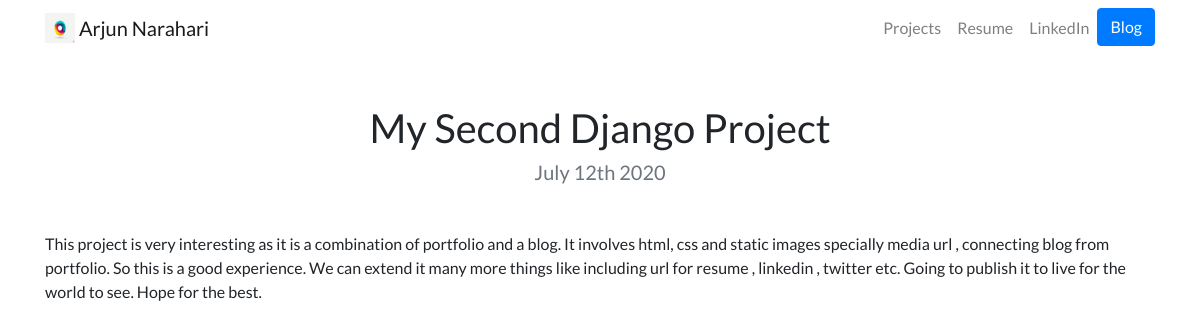
The page /blog/detail/5/ on the database its author committed.
### blog/models.py (models this page shows, shortened)
class Blog(models.Model):
    title = models.CharField(max_length=100)
    description = models.TextField()
    date = models.DateTimeField(default=timezone.now)

### blog/views.py (the view)
# urls.py: path('detail/<int:blog_id>/',views.detail,name='detail')
def detail(request,blog_id):
    item = Blog.objects.get(id=blog_id)
    context = {'item': item}
    return render(request, 'html/blog/detail.html', context)

### templates/html/blog/detail.html
{% extends 'html/base.html' %}
{% block content %}
<h1 class="text-center mt-5" id="blogdetailtitle">{{ item.title }}</h1>
<h5 class="text-center text-muted mb-5">{{ item.date|date:'F jS Y' }}</h5>
{{ item.description|safe }}
{% endblock %}

### static/portfolio/css/styles.css (style rules this page uses)
body { font-family: 'Lato', sans-serif; }

### rows shown on the page
Blog: title "My Second Django Project", date "July 12th 2020", description "This project is very interesting as it is a combination of portfolio and a blog. It involves html, css and static images specially media url , connecting blog from portfolio. So this is a good experience. We can extend it many more things like including url for resume , linkedin , twitter etc. Going to publish it to live for the world to see. Hope for the best."
